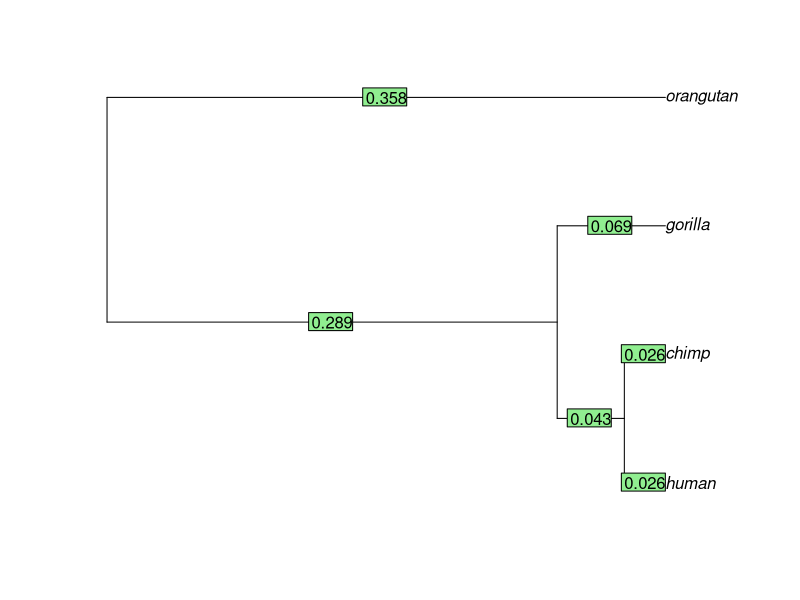

Write R code to recreate this figure.
#########################################################
#######        COMPUTATIONAL BIOLOGY         ############
#######             HOMEWORK 3               ############
#########################################################
#                                                       #
# Reconstruct the phylogenetic tree of given sequences  #
# using UPGMA with various distances measures.          #
#                                                       #
#########################################################
#########################################################

#########################################################
######    Code below this should not be changed   #######
#########################################################

library(ape)
rm(list=ls())
transform_to_phylo = function(sequences, named_edges, edge_lengths, node_description) {
    # Produce a tree of the phylo class from the matrix of edges, vector of lengths and
    # the dataframe  containing node descriptions.
    #    sequences: a list of the original sequences;
    #    named_edges: an Mx2 matrix of pairs of nodes connected by an edge,
    #                 where the M rows are the different edges and the 2 columns
    #                 are the parent node and the child node of an edge.
    #    edge_lengths: a vector of length M of the corresponding edge lengths.
    #    node_description: a data frame of the node descriptions as defined in
    #                      initialize_node_description and extended by the upgma code.
    
    edges = named_edges
    for (name in rownames(node_description)) {
        index = which(rownames(node_description) == name)
        edges[which(edges == name)] = as.numeric(index)
    }
    edges = matrix(as.numeric(edges), ncol = 2)
    
    edges[which(edges > length(sequences))] = - edges[which(edges > length(sequences))]
    root = setdiff(edges[,1], edges[,2])
    edges[which(edges==root)] = length(sequences) + 1
    
    k = length(sequences) + 2
    for(x in unique(edges[which(edges < 0)])) {
        edges[which(edges==x)] = k
        k = k + 1
    }
    
    tree = list()
    class(tree) = "phylo"
    tree$edge = edges
    tree$edge.length = edge_lengths
    tree$Nnode = as.integer(length(sequences) - 1)
    tree$tip.label = names(sequences)
    
    # Return the tree in the form of the phylo class from ape
    return(tree)
}

plot_tree = function(tree) {
    # Plot the phylogenetic tree with node labels and edge lengths.
    #    tree: an object of class phylo from the ape package

    plot(tree)
    edgelabels(format(tree$edge.length, digits = 2))
}

initialize_node_description = function(sequences) {
    # Initialize the structure that will hold node descriptions.
    # The created structure is a data frame where the rows are node names, and the columns are
    # node_height -- distance from the node to any tip in the ultrametric tree, and
    # node_size -- number of tips that this node is ancestral to.
    #    sequences: a list of the original sequences;

    N = length(sequences)
    node_names = names(sequences)
    node_sizes = rep(1, times = N)
    node_heights = rep(0, times = N)
    node_description = data.frame(node_sizes, node_heights)
    rownames(node_description) = node_names

    # Return a data frame that contains information on currently existing tip nodes.
    # node_description: a dataframe containing information on the currently existing nodes.
    #                   The row names are the names of the currently existing tips, i.e.
    #                   are the same as the names in the sequence list, node_height is
    #                   0 and node_size is 1 as the all the currently existing nodes are tips.
    return(node_description)
}



add_new_node = function(node_description, merging_nodes) {
    # Add new merged node to the node description data frame.
    # The new node is a combination of the nodes supplied in the merging_nodes,
    # e.g. if one needs to merge nodes "bird" and "fish", the new node in the
    # dataframe will be called "bird.fish".
    #    node_description: the dataframe created by initialize_node_description, containing
    #                      current node sizes and node heights
    #    merging_nodes: a vector of two names of the nodes being merged

    new_node_name = paste(merging_nodes, collapse = ".")
    new_node_row = data.frame(node_sizes = 0, node_heights = 0)
    rownames(new_node_row) = new_node_name
    new_node_description = rbind(node_description, new_node_row)
    
    # Return the node_description dataframe with a row for the new node added, and
    # the new node name.
    #    node_description: the dataframe where the rows are labelled by current nodes and columns
    #                      contain the node heights and sizes.
    #    new_node_name: the name of the newly added node, created from names in merging_nodes.
    return(list(node_description = new_node_description, new_node_name = new_node_name))
}

#########################################################
######    Code above this should not be changed   #######
#########################################################


get_hamming_distance = function(sequence1, sequence2) {
  # Compute the Hamming distance between two sequences.
  #    sequence1: first sequence 
  #    sequence2: second sequence
  distance<-0
  for(i in 1:nchar(sequence1)){
    if(substr(sequence1,i,i)!=substr(sequence2,i,i)){
      distance<-distance+1
    }
  }
  # Return the numerical value of the distance
  return(distance)
}

get_JC69_distance = function(sequence1, sequence2) {
  # Compute the JC69 distance between two sequences.
  #    sequence1: first sequence
  #    sequence2: second sequence
  H<-0
  for(i in 1:nchar(sequence1)){
    if(substr(sequence1,i,i)!=substr(sequence2,i,i)){
      H<-H+1
    }
  }
  L<-nchar(sequence1)
  distance<-(-3/4)*log(1-3*H/(4*L))
  # Return the numerical value of the distance
  return(distance)
}

get_K80_distance = function(sequence1, sequence2) {
  # Compute the K80 distance between two sequences.
  #    sequence1: first sequence
  #    sequence2: second sequence
  sequence1<-gsub('A',1,sequence1)
  sequence1<-gsub('T',3,sequence1)
  sequence1<-gsub('G',6,sequence1)
  sequence1<-gsub('C',7,sequence1)
  sequence2<-gsub('A',1,sequence2)
  sequence2<-gsub('T',3,sequence2)
  sequence2<-gsub('G',6,sequence2)
  sequence2<-gsub('C',7,sequence2)
  transition<-0
  transversion<-0
  sum<-c()
  for(i in 1:nchar(sequence1)){
    sum[i]<-as.numeric(substr(sequence1,i,i))+as.numeric(substr(sequence2,i,i))
    if(sum[i]==10|sum[i]==7){
      transition<-transition+1
    }
    if(sum[i]==8|sum[i]==4|sum[i]==13|sum[i]==9){
      transversion<-transversion+1
    }
  }
  S<-transition/nchar(sequence1)
  V<-transversion/nchar(sequence1)
  distance<-(-0.5)*log(1-2*S-V)-0.25*log(1-2*V)
  # Return the numerical value of the distance
  return(distance)
}

compute_initial_distance_matrix = function(sequences, distance_measure) {
  # Compute the initial distance matrix using one of the distance measures.
  # The matrix is of dimension NxN, where N is the number of sequences.
  # The matrix columns and rows should be labelled with tip names, each row and column
  # corresponding to the appropriate sequence.
  # The matrix can be filled completely (i.e symmetric matrix) or only the upper half (as shown in the lecture).
  # The diagonal elements of the matrix should be Inf.
  #    sequences: the sequences in the format of a list of species names and the associated genetic sequences
  #    distance_measure: a string indicating whether the 'hamming', 'JC69' or 'K80' distance measure should be used
  
  N = length(sequences)
  distance_matrix = matrix(nrow = N, ncol = N)
  rownames(distance_matrix) = names(sequences)
  colnames(distance_matrix) = names(sequences)
  for (i in names(sequences)){
    for (j in names(sequences)){
      distance_matrix[i,j]<-switch(distance_measure,
                                   "hamming"= get_hamming_distance(sequences[i],sequences[j]),
                                   "JC69"= get_JC69_distance(sequences[i],sequences[j]),
                                   "K80"= get_K80_distance(sequences[i],sequences[j]))
    }
  }
  diag(distance_matrix) = Inf

  # Return the NxN matrix of inter-sequence distances with Inf on the diagonal
  return(distance_matrix)
}


get_merge_node_distance = function(merging_nodes, existing_node, node_description, distance_matrix) {
  # Compute the new distance between the newly created merge node and the old node in the tree (possibly also a node)
  #    merging_nodes: a vector of two node names that need to be merged in this step;
  #    existing_node: one of the previously existing nodes, not included in the new node;
  #    node_description: a dataframe containing information on the currently existing nodes;
  #    distance_matrix: the matrix of current distances between nodes.
  
  #
  new_distance <- sum(node_description[merging_nodes[1],1]*distance_matrix[merging_nodes[1],existing_node],
                      node_description[merging_nodes[2],1]*distance_matrix[merging_nodes[2],existing_node])/sum(
                      node_description[merging_nodes[1],1],node_description[merging_nodes[2],1])
                      
  # Returns the new distance between the newly created node and the existing node
  return(new_distance)
}

     
update_distance_matrix = function(distance_matrix, merging_nodes, new_node_name, node_description) {
  # Update the distance matrix given that two nodes are being merged.
  #    distance_matrix: the current distance matrix that needs to be updated
  #    merging_nodes: a vector of two node names that need to be merged in this step
  #    new_node_name: the name with which the merged node should be labelled
  #    node_description: a dataframe containing information on the currently existing nodes;
  # The resulting matrix should be one column and one row smaller, i.e. if the given distance matrix was
  # MxM, then the updated matrix will be M-1xM-1, where the 2 rows and cols represent the separate nodes
  # undergoing merge are taken out and a new row and col added that represents the new node
  
  distance_matrix<-rbind(distance_matrix,0)
  distance_matrix<-cbind(distance_matrix,0)
  rownames(distance_matrix)[nrow(distance_matrix)]<-new_node_name
  colnames(distance_matrix)[ncol(distance_matrix)]<-new_node_name

  for (i in setdiff(colnames(distance_matrix),merging_nodes)){
    merge_node_distance <-get_merge_node_distance(merging_nodes,i,node_description,distance_matrix)
    distance_matrix[i,new_node_name]<-merge_node_distance
    distance_matrix[new_node_name,i]<-merge_node_distance
  } 
  
  del_index <- c(-which(rownames(distance_matrix)==merging_nodes[1]),
                 -which(rownames(distance_matrix)==merging_nodes[2]))
  diag(distance_matrix) = Inf
  updated_distance_matrix<-distance_matrix[del_index,del_index]
  
  # Returns the updated matrix of cluster distances
  return(updated_distance_matrix)
}



upgma_one_step = function(distance_matrix, edges, edge_lengths, node_description) {
  # Performs one step of the upgma algorithm, i.e. the nodes with the smallest distance are merged, the node height of the new node is calculated and the distance matrix is newly calculated. Values that are expected to be returned are listed below.
  #    sequences: the list of sequences to get the tree from.
  #    initial_distance_matrix: the initial distance matrix.
  # The matrix is NxN entries, where N is the number of sequences.
  # The matrix columns and rows are labelled with tip numbers from 1 to N, each row and column corresponding
  # to the appropriate sequence -- e.g. row i corresponds to sequences[i].
  # The diagonal elements of the matrix are Inf.
  
  merging_nodes <- rownames(which(distance_matrix==min(distance_matrix),arr.ind=TRUE))
  new_node_name <- add_new_node(node_description, merging_nodes)$new_node_name
  node_description <- add_new_node(node_description, merging_nodes)$node_description
  node_description[new_node_name,]$ node_sizes <- sum(node_description[merging_nodes,]$node_sizes)
  node_description[new_node_name,]$ node_heights <- distance_matrix[merging_nodes[2],merging_nodes[1]]/2
  
  edges<-rbind(edges,cbind(new_node_name,merging_nodes))
  
  new_height<-distance_matrix[merging_nodes[2],merging_nodes[1]]/2
  edge_lengths<-c(edge_lengths,new_height-node_description[merging_nodes[1],"node_heights"])
  edge_lengths<-c(edge_lengths,new_height-node_description[merging_nodes[2],"node_heights"])
  
  #edge_lengths <- c(edge_lengths,  rep(distance_matrix[merging_nodes[2],merging_nodes[1]]/2,2))
  distance_matrix <- update_distance_matrix(distance_matrix, merging_nodes, new_node_name, node_description)

  # Return the updated edge description matrix, edge length vector and node_description data frame
  #    edges: an Mx2 matrix of pairs of nodes connected by an edge, where the M rows are the different edges
  #           and the 2 columns are the parent node and the child node of an edge.
  #    edge_lengths: a vector of length M of the corresponding edge lengths.
  #    node_description: data frame containing sizes and heights of all nodes (to be updated with the help of add_new_node())
  return(list(distance_matrix = distance_matrix, edges = edges, edge_lengths = edge_lengths, node_description = node_description))
}

build_upgma_tree = function(sequences, distance_measure) {
  # Build the tree from given sequences.
  #    sequences: the sequences in the format of a list of species names and the associated genetic sequences
  #    distance_measure: a string indicating whether the 'hamming', 'JC69' or 'K80' distance measure should be used
  N = length(sequences)
  node_description = initialize_node_description(sequences)
  edges = matrix(nrow = 0, ncol = 2)
  edge_lengths = vector(mode = "numeric", length = 0)
  distance_matrix<-compute_initial_distance_matrix(sequences,distance_measure)
  while(length(distance_matrix)>1){
    result<-upgma_one_step(distance_matrix, edges, edge_lengths, node_description) 
    distance_matrix = result$distance_matrix
    edges = result$edges
    edge_lengths = result$edge_lengths
    node_description = result$node_description
  }
  #rec <-function(distance_matrix, edges, edge_lengths, node_description){
  #  if (length(distance_matrix)>1){
  #    return (rec(distance_matrix, edges, edge_lengths, node_description))
  #  }
  #  else{
  #    return(edges, edge_lengths, node_description)
  #  }
  #}
  #Return the UPGMA tree of sequences
  tree = transform_to_phylo(sequences, edges, edge_lengths, node_description) 
  return(tree)
}

test_tree_building = function() {
  sequences = list(orangutan = "CTGCTACTGAAACCAGACTA",
                   gorilla = "CTGCTGTTTAGAAAAAACTA",
                   chimp = "CTGCTGTTTAGTAAGAACCA",
                   human = "CTGCTGTTTAGTAAGAACTA")
  #distance_measure = 'hamming'
  #distance_measure = 'JC69'
  distance_measure = 'K80'
  
  tree = build_upgma_tree(sequences, distance_measure)
  plot_tree(tree)
}



test_tree_building()




